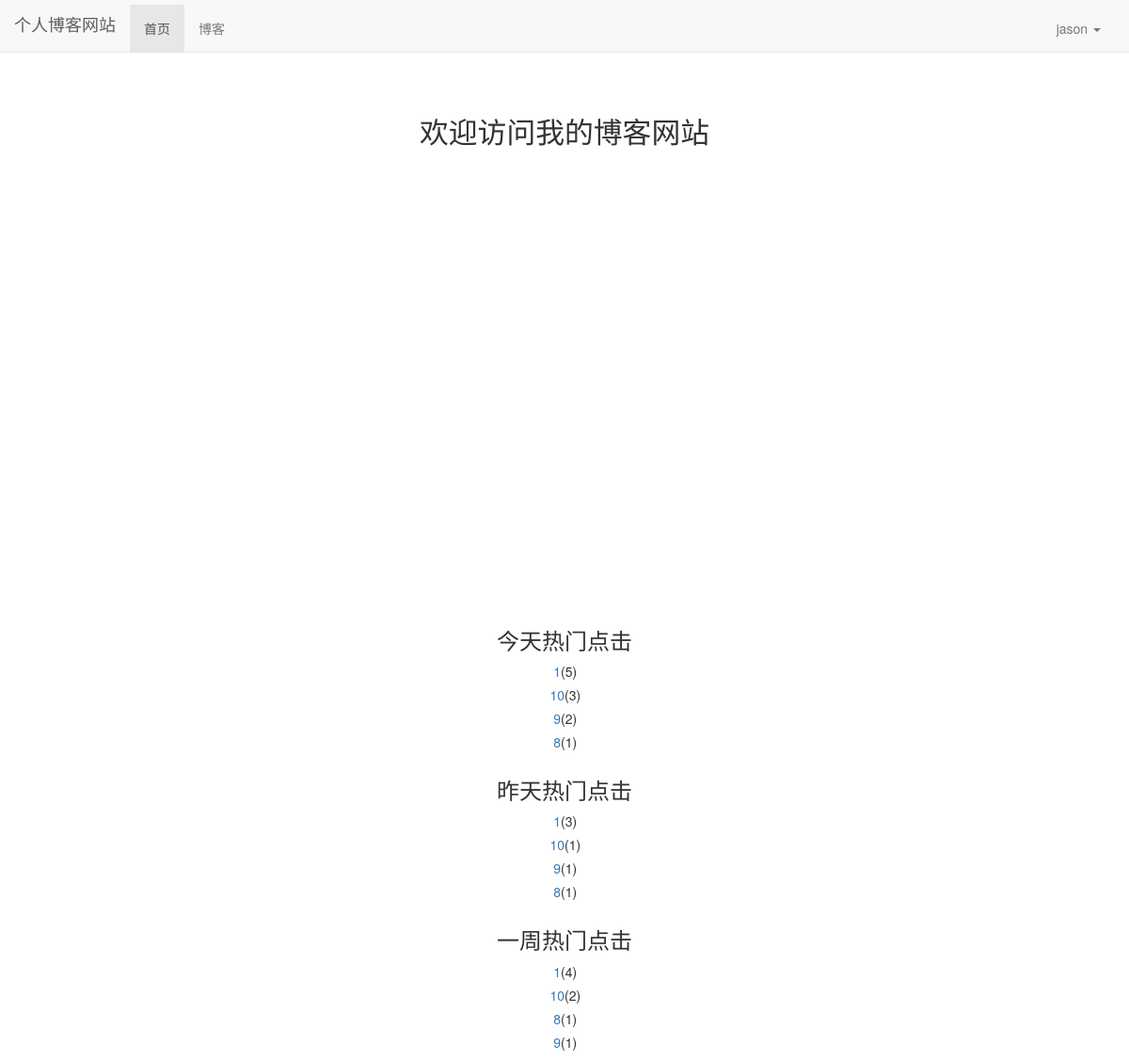
The app's page / (signed in) with its own data.
### read_statistics/models.py (models this page shows)
class ReadNumberByDay(models.Model):
    date = models.DateField(default=timezone.now)
    read_number = models.IntegerField(default=0)
    content_type = models.ForeignKey(ContentType,on_delete=models.DO_NOTHING)
    object_id = models.PositiveIntegerField()
    content_object = GenericForeignKey('content_type','object_id')

### blog/models.py (models this page shows, shortened)
class Blog(models.Model,ReadNumExpand):
    title = models.CharField(max_length=50)
    content = RichTextUploadingField()
    blog_type = models.ForeignKey(BlogType,on_delete=models.DO_NOTHING)
    author = models.ForeignKey(User,on_delete=models.DO_NOTHING)
    read_details = GenericRelation(ReadNumberByDay)
    create_time = models.DateTimeField(auto_now_add=True)
    last_update_time = models.DateTimeField(auto_now=True)
    class Meta:
        ordering=['-create_time']

### blog/views.py (the view)
# urls.py: path('',index,name='index'),
def index(request):
    blog_content_type = ContentType.objects.get_for_model(Blog)
    dates,read_nums = get_7days_read_num(blog_content_type)
    today_hottest_blog = get_hottest_blog_By_day(blog_content_type)
    yesterday_hottest_blog = get_yesterday_hottes_blog(blog_content_type)
    weekly_hottest_blog = cache.get('weekly_hottest_blog')
    if weekly_hottest_blog is None:
        weekly_hottest_blog = weekly_hottest_blogs()
        cache.set('weekly_hottest_blog',weekly_hottest_blog,3600)
    context = {}
    context['read_num'] = read_nums
    context['dates'] = dates
    context['today_hottest_blog'] = today_hottest_blog
    context['yesterday_hottest_blog'] = yesterday_hottest_blog
    context['weekly_hottest_blog'] = weekly_hottest_blog
    return render(request,'index.html', context)

### blog/views.py (called while the page is built)
def weekly_hottest_blogs():
    today = timezone.now().date()
    date = today - datetime.timedelta(days=7)
    blogs = Blog.objects.filter(read_details__date__lt=today,read_details__date__gte=date).values('id','title').annotate(sum=Sum('read_details__read_number')).order_by('-sum')
    return blogs[:7]

### myblog/context_processors.py (called while the page is built)
def login_modal_form(request):
    return {'login_modal_form':LoginForm()}

### read_statistics/utils.py (called while the page is built)
def get_7days_read_num(content_type):
    today = timezone.now().date()
    dates=[]
    read_num=[]
    for i in range(7,0,-1):
        date = today - datetime.timedelta(days=i)
        dates.append(date.strftime('%m%d'))
        read_details = ReadNumberByDay.objects.filter(content_type=content_type,date=date)
        result = read_details.aggregate(sum=Sum('read_number'))
        read_num.append(result['sum'] or 0)
    return dates,read_num

def get_hottest_blog_By_day(content_type):
    today = timezone.now().date()
    read_detail = ReadNumberByDay.objects.filter(content_type=content_type,date=today).order_by('-read_number')
    return read_detail[:7]

def get_yesterday_hottes_blog(content_type):
    today = timezone.now().date()
    yesterday = today - datetime.timedelta(days=1)
    read_detail = ReadNumberByDay.objects.filter(content_type=content_type, date=yesterday).order_by('-read_number')
    return read_detail[:7]

### templates/index.html (shortened to what this page needs)
{% extends 'base.html' %}
{% load staticfiles %}
{% block header_css %}
    <link rel="stylesheet" href="{% static 'index.css' %}">
{% endblock %}
{% block nav_home_active %}
    active
{% endblock %}
{% block content %}
    <h3 class="index-content">欢迎访问我的博客网站</h3>
    <div id="container" style="width: 600px;height:400px;"></div>
    <div class="hot-blog">
        <h3>今天热门点击</h3>
        <ul>
            {% for hottest in today_hottest_blog %}
                <li><a href="{% url 'blog_detail' hottest.content_object.pk%}">{{ hottest.content_object.title }}</a>({{ hottest.read_number }})</li>
            {% empty %}
                <li>暂无最热博客</li>
            {% endfor %}
        </ul>
    </div>
    <div class="hot-blog">
        <h3>昨天热门点击</h3>
        <ul>
            {% for hottest in yesterday_hottest_blog %}
                <li><a href="{% url 'blog_detail' hottest.content_object.pk%}">{{ hottest.content_object.title }}</a>({{ hottest.read_number }})</li>
            {% empty %}
                <li>昨天暂无最热博客</li>
            {% endfor %}
        </ul>
    </div>
    <div class="hot-blog">
        <h3>一周热门点击</h3>
        <ul>
            {% for hottest in weekly_hottest_blog %}
                <li><a href="{% url 'blog_detail' hottest.id %}">{{ hottest.title }}</a>({{ hottest.sum }})</li>
            {% empty %}
                <li>一周内暂无最热博客</li>
            {% endfor %}
        </ul>
    </div>
{% endblock %}

### templates/base.html (shortened to what this page needs)
{% load staticfiles %}
<!DOCTYPE html>
<html lang="zh-CN">
<head>
    <link rel="stylesheet" href="{% static 'base.css' %}">
    <link rel="stylesheet" href="{% static 'bootstrap-3.3.7/css/bootstrap.min.css' %}">
    {% block header_css %}{% endblock %}
</head>
<body>
    <div class="navbar navbar-default navbar-fixed-top" role="navigation">
        <div class="container-fluid">
            <div class="navbar-header">
                <a class="navbar-brand" href="{% url 'index' %}">个人博客网站</a>
            </div>
            <div id="bs-example-navbar-collapse-1" class="collapse navbar-collapse">
                <ul class="nav navbar-nav">
                    <li class="{% block nav_home_active %}{% endblock %}">
                        <a href="{% url 'index' %}">首页</a>
                    </li>
                    <li class="{% block nav_blog_active %}{% endblock %}">
                        <a href="{% url 'blog_list' %}">博客</a>
                    </li>
                </ul>
                <ul class="nav navbar-nav navbar-right">
                    {% if not user.is_authenticated %}
                        <li>
                            <a href="{% url 'login' %}?from={{ request.get_full_path }}">登录</a>
                        </li>
                        <li>
                            <a href="{% url 'register' %}?from={{ request.get_full_path }}">注册</a>
                        </li>
                    {% else %}
                        <li class="dropdown">
                            <a href="#" class="dropdown-toggle" data-toggle="dropdown" role="button" aria-haspopup="true" aria-expanded="false">{{ user.username }} <span class="caret"></span></a>
                        </li>
                    {% endif %}
                </ul>
            </div>
        </div>
    </div>
    {% block content %} {% endblock %}
</body>
</html>

### blog/static/base.css (style rules this page uses)
body { margin-top: 70px!important; }
ul { list-style-type: none; padding-left: 1.5px; }
li { margin-top: 5px; }
ul.navbar-right { margin-right: 0; }

### blog/static/index.css (style rules this page uses)
h3.index-content { font-size: 220%; text-align: center; margin-top: 4em; margin-bottom: 2em; }
div#container { margin: 0 auto; height: 30em; min-height: 30em; max-height: 30em; }
div.hot-blog { text-align: center; margin-top: 2em; }

### records on screen
ReadNumberByDay: content_object "1", read_number "5"
ReadNumberByDay: content_object "10", read_number "3"
ReadNumberByDay: content_object "9", read_number "2"
ReadNumberByDay: content_object "8", read_number "1"
ReadNumberByDay: content_object "1", read_number "3"
ReadNumberByDay: content_object "10", read_number "1"
ReadNumberByDay: content_object "9", read_number "1"
ReadNumberByDay: content_object "8", read_number "1"

### other values on screen
{{ user.username }} "jason"
{{ hottest.title }} "1" "10" "8" "9"
{{ hottest.sum }} "4" "2" "1" "1"
